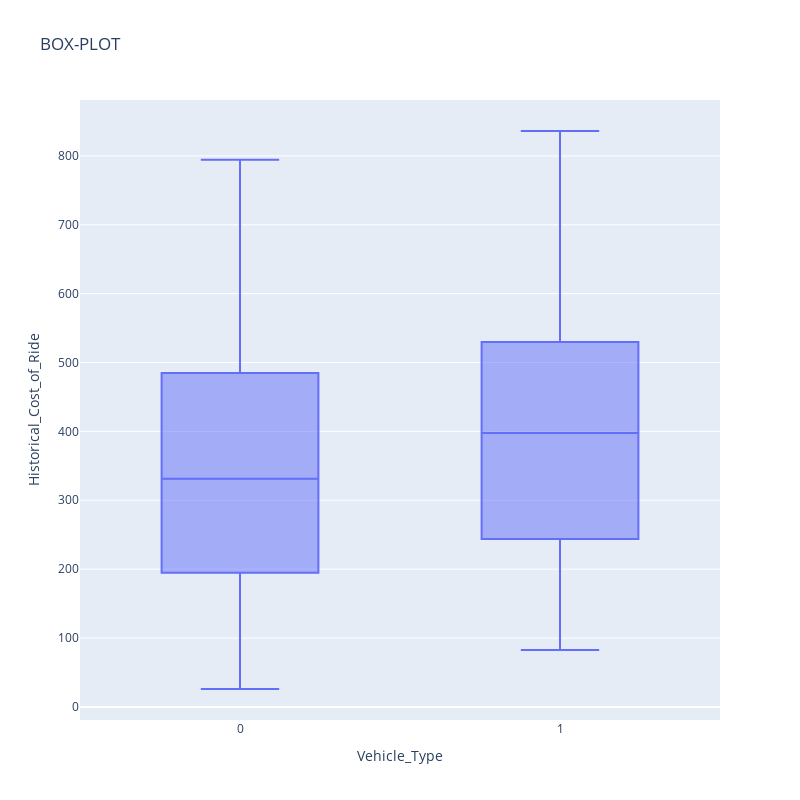

Source (notebook cell):
### Code cell
fig = px.box(data, x='Vehicle_Type', 
             y='Historical_Cost_of_Ride',
             title='Historical Cost of Ride Distribution by Vehicle Type')
fig.update_layout(title='BOX-PLOT', width=800, height=800)
fig.show()

### Figure 1 — Plotly figure (JSON) as saved in the notebook; plotly's stock layout.template omitted (floating-point values rounded to 4 significant figures; data arrays with more than 128 entries replaced by an {"elided": "..."} marker saying what was removed)
{"data": [{"alignmentgroup": "True", "hovertemplate": "Vehicle_Type=%{x}<br>Historical_Cost_of_Ride=%{y}<extra></extra>", "legendgroup": "", "marker": {"color": "#636efa"}, "name": "", "notched": false, "offsetgroup": "", "orientation": "v", "showlegend": false, "type": "box", "x": {"elided": "1000 int values"}, "x0": " ", "xaxis": "x", "y": {"elided": "1000 float values"}, "y0": " ", "yaxis": "y"}], "layout": {"boxmode": "group", "height": 800, "legend": {"tracegroupgap": 0}, "title": {"text": "BOX-PLOT"}, "width": 800, "xaxis": {"anchor": "y", "autorange": true, "domain": [0, 1], "range": [-0.5, 1.5], "title": {"text": "Vehicle_Type"}, "type": "linear"}, "yaxis": {"anchor": "x", "autorange": true, "domain": [0, 1], "range": [-19.01, 881.1], "title": {"text": "Historical_Cost_of_Ride"}, "type": "linear"}}}
